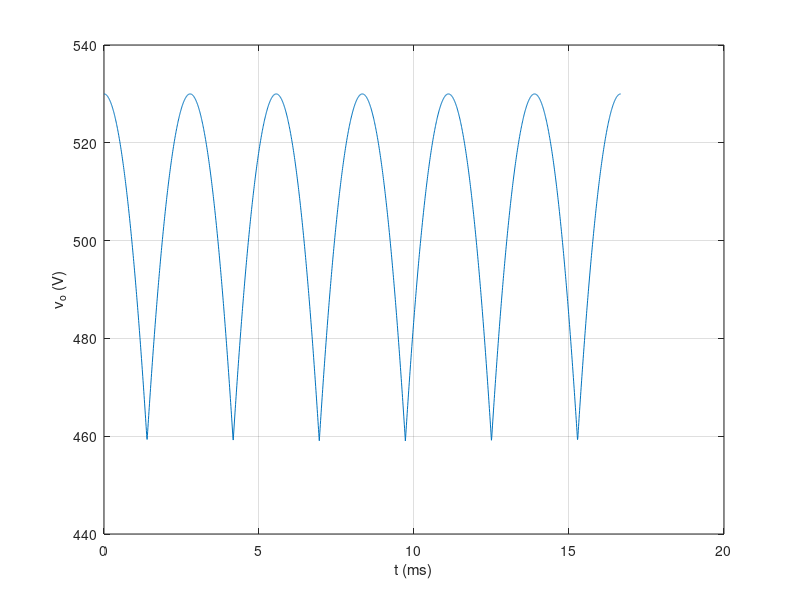
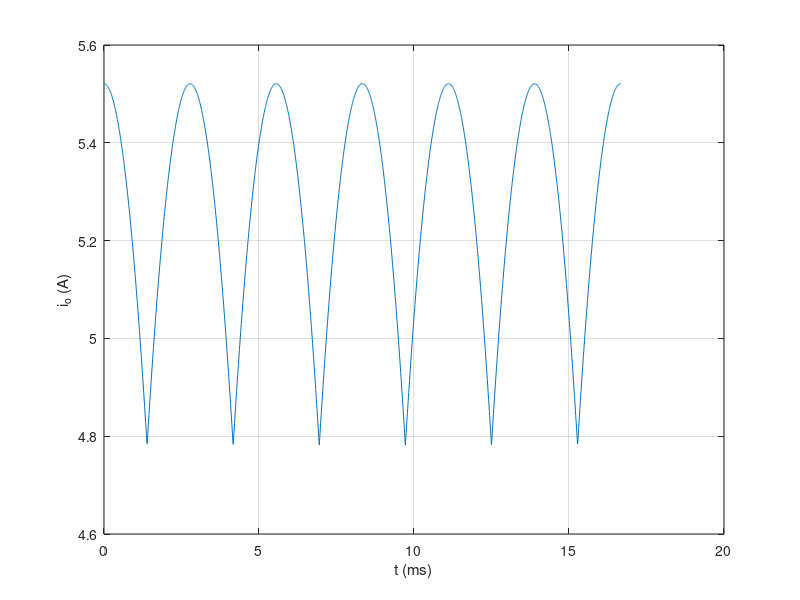

MATLAB code for these plots, in order:
t = linspace(0, 1/60, 2000);
vo = 530*cos(mod(377*t+pi/6, pi/3) - pi/6);
plot(t*1e3, vo); xlabel('t (ms)'); ylabel('v_o (V)'); grid on;
io = vo/96;
figure; plot(t*1e3, io); xlabel('t (ms)'); ylabel('i_o (A)'); grid on;
